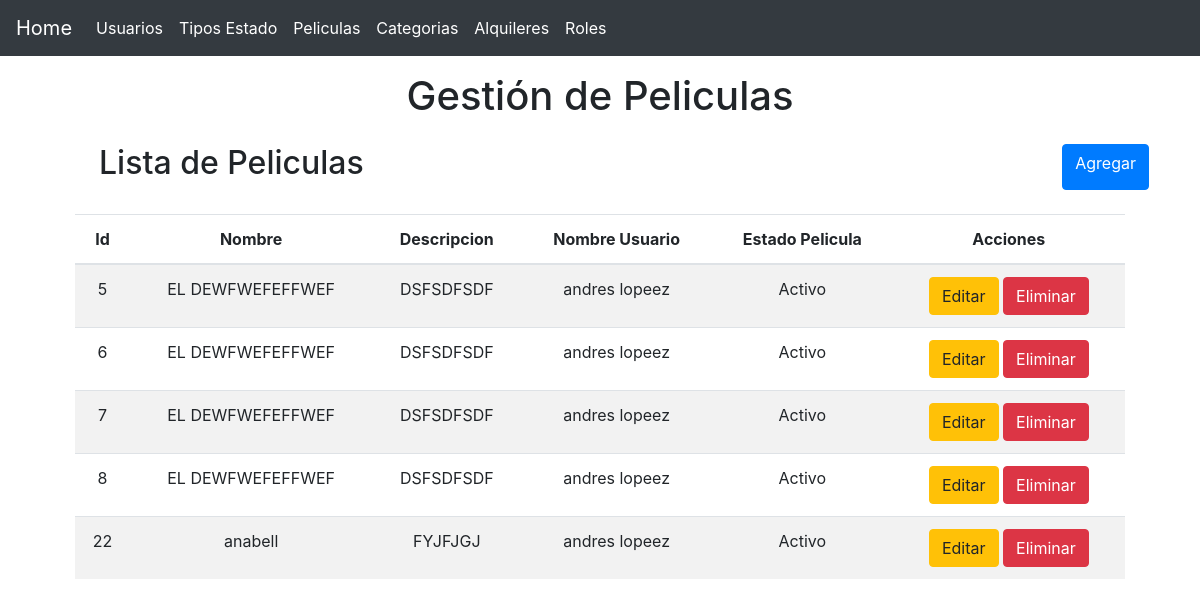
The page /?controller=movie on the database its author committed.
### tables this page shows
CREATE TABLE `movies` (
  `id` int(11) UNSIGNED NOT NULL,
  `nameM` varchar(50) DEFAULT NULL,
  `description` varchar(100) DEFAULT NULL,
  `status_id` int(11) NOT NULL,
  `user_id` int(11) UNSIGNED NOT NULL
);

CREATE TABLE `users` (
  `id` int(11) UNSIGNED NOT NULL,
  `name` varchar(255) DEFAULT NULL,
  `email` varchar(255) DEFAULT NULL,
  `password` varchar(50) DEFAULT NULL,
  `status_id` int(11) DEFAULT NULL,
  `role_id` int(11) DEFAULT NULL
);

CREATE TABLE `statuses` (
  `id` int(11) NOT NULL,
  `status` varchar(50) DEFAULT NULL,
  `type_status_id` int(11) DEFAULT NULL
);

### controllers/MovieController.php (called while the page is built, shortened)
<?php
require 'models/Movie.php';
class MovieController
{
    private $movie;
    public function __construct()
    {
        try{
        $this->movie = new Movie;
    }catch(PDOException $e){
        die($e->getMessage());
    }
    }
    public function index()
    {
    	$movies = $this->movie->getAll();
    	require 'views/layout.php';
    	require 'views/movies/list.php';
    }
}

### models/Movie.php (called while the page is built, shortened)
<?php
class Movie
{
	private $pdo;
    public function __construct()
    {
    	try {
    		$this->pdo = new Database;
	    } catch (PDOException $e) {
	    	die($e->getMessage());
	    }
    }
    public function getAll()
    {
    	try {
    		$strSql = "SELECT m.*, s.status as status, u.name as name FROM movies m INNER JOIN statuses s ON s.id = m.status_id INNER JOIN users u ON u.id = m.user_id";
    		$query = $this->pdo->select($strSql);
    		return $query;
	    } catch (PDOException $e) {
	    	die($e->getMessage());
	    }
    }
}

### providers/Database.php (called while the page is built, shortened)
<?php
class Database extends PDO
{
    public function select($strSql, $arrayData = array(), $fetchMode = PDO::FETCH_OBJ)
    {
    	$query = $this->prepare($strSql);
    	if( !$query->execute() ) {
    		echo "Error, la consulta no se realizó";
    	} else {
    		return $query->fetchAll($fetchMode);
    	}
    }
}

### views/movies/list.php (the view)
<main class="container">
	<section class="col-md-12 text-center">
		<div class="mt-3">
			<h1>Gestión de Peliculas</h1>
		</div>
		<div class="col-md-12 m-4 d-flex justify-content-between">
			<h2>Lista de Peliculas</h2>
			<a href="?controller=movie&method=add" class="btn btn-primary">Agregar</a>
		</div>
		<section class="col-md-12 flex-nowrap table-responsive">
			<table class="table table-striped table-hover">
				<thead>
					<tr>
						<th>Id</th>
						<th>Nombre</th>
						<th>Descripcion</th>
						<th>Nombre Usuario</th>
						<th>Estado Pelicula</th>
						<th>Acciones</th>
					</tr>
				</thead>
				<tbody>
					<?php foreach($movies as $movie): ?>
						<tr>
							<td><?php echo $movie->id ?></td>
							<td><?php echo $movie->nameM ?></td>
							<td><?php echo $movie->description ?></td>
							<td><?php echo $movie->name ?></td>
							<td><?php echo $movie->status ?></td>
							<td>
								<a href="?controller=movie&method=edit&id=<?php echo $movie->id?>" class="btn btn-warning" title="Editar Usuario">Editar</a>
								<a href="?controller=movie&method=delete&id=<?php echo $movie->id?>" class="btn btn-danger" title="Eliminar Usuario">Eliminar</a>
							</td>
						</tr>
					<?php endforeach ?>
				</tbody>
			</table>
		</section>
	</section>
</main>

### rows shown on the page
movies: id "5", nameM "EL DEWFWEFEFFWEF", description "DSFSDFSDF", user.name "andres lopeez", status.status "Activo"
movies: id "6", nameM "EL DEWFWEFEFFWEF", description "DSFSDFSDF", user.name "andres lopeez", status.status "Activo"
movies: id "7", nameM "EL DEWFWEFEFFWEF", description "DSFSDFSDF", user.name "andres lopeez", status.status "Activo"
movies: id "8", nameM "EL DEWFWEFEFFWEF", description "DSFSDFSDF", user.name "andres lopeez", status.status "Activo"
movies: id "22", nameM "anabell", description "FYJFJGJ", user.name "andres lopeez", status.status "Activo"
